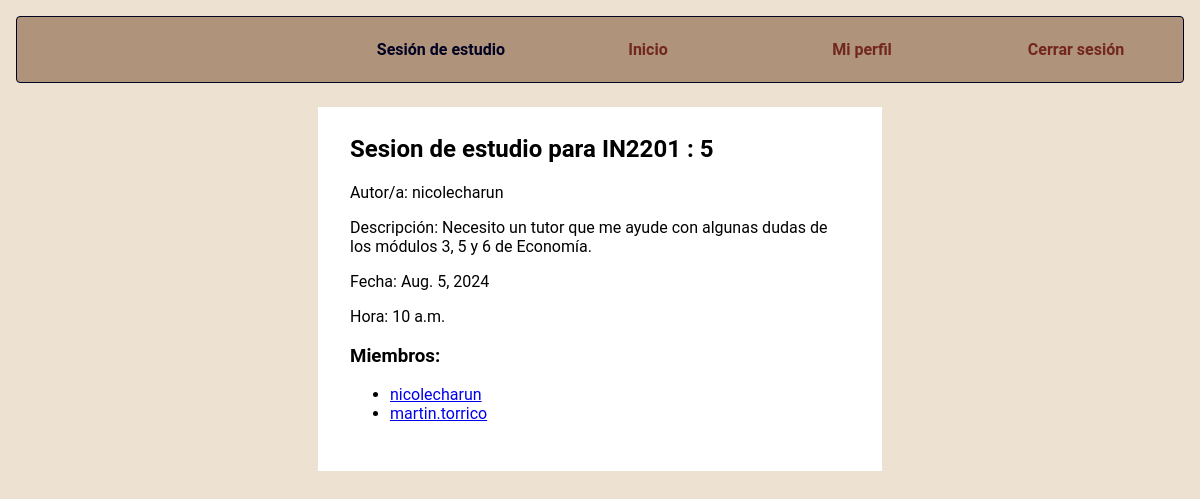
The app's page /detalle_sesion/13/ (signed in) with its own data.
### appG7/models.py (models this page shows, shortened)
class Sesion(models.Model):
  Cursos = [('MA1101', 'MA1101'), ('MA1001', 'MA1001'), ('FI1000', 'FI1000'), ('BT1211', 'BT1211'), ('MA1102', 'MA1102'), ('MA1002', 'MA1002'), ('FI1100', 'FI1100'), ('CC1002', 'CC1002'), ('IQ2211', 'IQ2211'), ('FI2001', 'FI2003'), ('MA2001', 'MA2001'), ('IN2201', 'IN2201'), ('IQ2212', 'IQ2212'), ('FI2002', 'FI2002'), ('MA2002', 'MA2002'), ('FI2004', 'FI2004')]
  id = models.AutoField(primary_key = True)
  autor = models.CharField(max_length = 30, default = 'Desconocido')
  hora = models.TimeField()
  fecha = models.DateField()
  ramo = models.CharField(max_length = 6, choices=Cursos) #6 equivale a: CC4401 (2 por el departamento) y (4 por el codigo del ramo) quizas sea más
  seccion = models.IntegerField()
  maxMembers = models.IntegerField()
  descripcion = models.CharField(max_length = 200)
  link= models.CharField(max_length = 200)
  members = models.ManyToManyField(User, through='Member', related_name='sesiones_as_member')

class User(AbstractUser):
  id = models.AutoField(primary_key = True)
  pronombres = [('La', 'La'), ('El', 'El'), ('Le', 'Le'), ('Otro', 'Otro')]
  pronombre = models.CharField(max_length = 5, choices = pronombres)
  apodo = models.CharField(max_length = 30)

### appG7/views.py (the view)
# urls.py: path('detalle_sesion/<int:session_id>/', views.detalle_sesion, name='detalle_sesion'),
@login_required(login_url='/login')
def detalle_sesion(request, session_id):
    sesion = get_object_or_404(Sesion, id=session_id)
    user = request.user
    context = {
        'sesion': sesion,
        'user': user,
    }
    return render(request, 'appG7/detalle_sesion.html', context)

### appG7/templates/appG7/detalle_sesion.html (shortened to what this page needs)
{% extends 'appG7/base.html' %}
{% block css %}
{% load static %}
<link rel="stylesheet" type="text/css"href="{% static '/appG7/login.css' %}">
{% endblock %}
{% block content %}
<div class="container">
    <h2> Sesion de estudio para {{sesion.ramo}} : {{sesion.seccion}} </h2>
    <p> Autor/a: {{sesion.autor}} </p>
    <p> Descripción: {{sesion.descripcion}} </p>
    <p> Fecha: {{sesion.fecha}} </p>
    <p> Hora: {{sesion.hora}} </p>
    <h3> Miembros: </h3>
    <ul>
        {% for miembro in sesion.members.all %}
            <li>
                <a href="{% url 'user_profile' miembro.username %}"> {{miembro.username}} </a>
            </li>
        {%empty%}
            <li> No hay miembros </li>
        {% endfor %}
    </ul>
</div>
{% endblock %}

### appG7/static/appG7/style.css (style rules this page uses)
:root { --black-color: #000022; --pink-color: #fcdc28; }
body { margin: 0; background-color: #ede1d2; font-family: "Roboto", sans-serif; }

### appG7/static/appG7/login.css (style rules this page uses)
:root { --color-borde: #dbdbdb; }
.container { height: 50%; max-width: 500px; margin: 2% auto; padding: 2rem; padding-top: .5rem; background-color: #ffffff; }

### records on screen
Sesion: ramo "IN2201", seccion "5", autor "nicolecharun", descripcion "Necesito un tutor que me ayude con algunas dudas de los módulos 3, 5 y 6 de Economía.", fecha "Aug. 5, 2024", hora "10 a.m."
User: username "nicolecharun"
User: username "martin.torrico"
